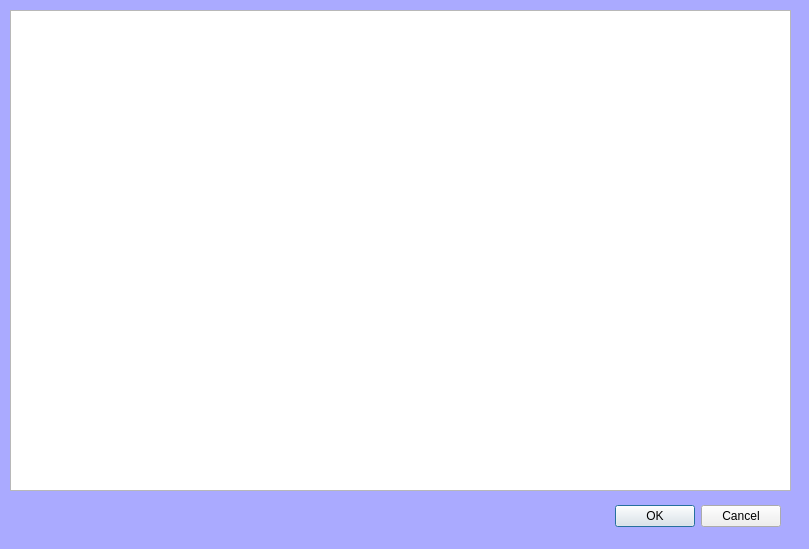
<?xml version="1.0" encoding="UTF-8"?>
<ui version="4.0">
 <class>Show_Tables</class>
 <widget class="QDialog" name="Show_Tables">
  <property name="geometry">
   <rect>
    <x>0</x>
    <y>0</y>
    <width>809</width>
    <height>549</height>
   </rect>
  </property>
  <property name="windowTitle">
   <string>Tables Viewer</string>
  </property>
  <widget class="QDialogButtonBox" name="buttonBox">
   <property name="geometry">
    <rect>
     <x>440</x>
     <y>500</y>
     <width>341</width>
     <height>32</height>
    </rect>
   </property>
   <property name="orientation">
    <enum>Qt::Horizontal</enum>
   </property>
   <property name="standardButtons">
    <set>QDialogButtonBox::Cancel|QDialogButtonBox::Ok</set>
   </property>
  </widget>
  <widget class="QTableWidget" name="tableWidget">
   <property name="geometry">
    <rect>
     <x>10</x>
     <y>10</y>
     <width>781</width>
     <height>481</height>
    </rect>
   </property>
  </widget>
  <widget class="QLabel" name="label_2">
   <property name="geometry">
    <rect>
     <x>-10</x>
     <y>-10</y>
     <width>1041</width>
     <height>751</height>
    </rect>
   </property>
   <property name="styleSheet">
    <string notr="true">background-color: rgb(170, 170, 255);</string>
   </property>
   <property name="text">
    <string/>
   </property>
  </widget>
  <zorder>label_2</zorder>
  <zorder>buttonBox</zorder>
  <zorder>tableWidget</zorder>
 </widget>
 <resources/>
 <connections>
  <connection>
   <sender>buttonBox</sender>
   <signal>accepted()</signal>
   <receiver>Show_Tables</receiver>
   <slot>accept()</slot>
   <hints>
    <hint type="sourcelabel">
     <x>248</x>
     <y>254</y>
    </hint>
    <hint type="destinationlabel">
     <x>157</x>
     <y>274</y>
    </hint>
   </hints>
  </connection>
  <connection>
   <sender>buttonBox</sender>
   <signal>rejected()</signal>
   <receiver>Show_Tables</receiver>
   <slot>reject()</slot>
   <hints>
    <hint type="sourcelabel">
     <x>316</x>
     <y>260</y>
    </hint>
    <hint type="destinationlabel">
     <x>286</x>
     <y>274</y>
    </hint>
   </hints>
  </connection>
 </connections>
</ui>
